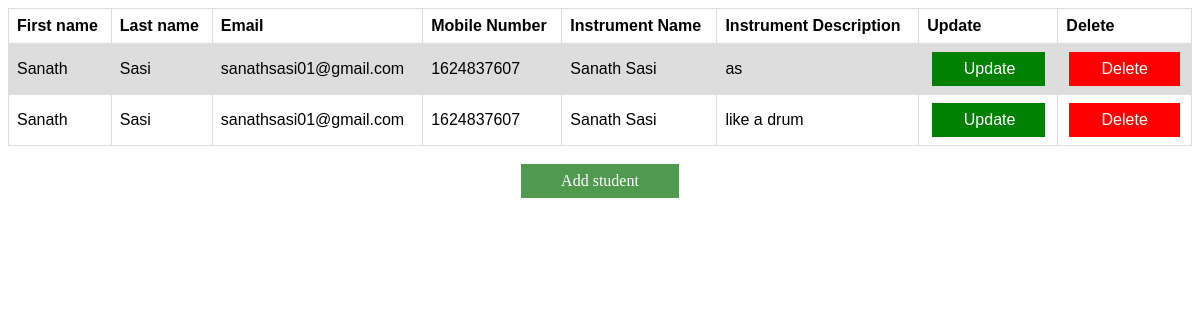
The page / on the database its author committed.
### Student/models.py (models this page shows)
class Students(models.Model):
    first_name = models.CharField(max_length=30)
    last_name = models.CharField(max_length=30)
    email = models.EmailField()
    mobile_no = models.IntegerField()
    created_at = models.DateTimeField(auto_now_add=True)
    updated_at = models.DateTimeField(auto_now=True)

class StudentInstruments(models.Model):
    student = models.OneToOneField(Students, on_delete=models.CASCADE, null=True, related_name='instruments', blank=True)
    name = models.CharField(max_length=50)
    description = models.CharField(max_length=100)
    created_at = models.DateTimeField(auto_now_add=True)
    updated_at = models.DateTimeField(auto_now=True)

### Student/views.py (the view)
# urls.py: path('', all_students, name='home'),
def all_students(request):
    students = Students.objects.all()
    context = {
        'students' : students
    }
    return render(request, 'index.html', context)

### templates/index.html (shortened to what this page needs)
<!DOCTYPE html>
<html lang="en">
<head>
</head>
<body>
    <table>
        <tr>
          <th>First name</th>
          <th>Last name</th>
          <th>Email</th>
          <th>Mobile Number</th>
          <th>Instrument Name</th>
          <th>Instrument Description</th>
          <th>Update</th>
          <th>Delete</th>
        </tr>
        {% for student in students %}
            <tr>
            <td>{{student.first_name}}</td>
            <td>{{student.last_name}}</td>
            <td>{{student.email}}</td>
            <td>{{student.mobile_no}}</td>
            <td>{{student.instruments.name}}</td>
            <td>{{student.instruments.description}}</td>
            <td><a href=" {% url 'update_student' student.id %} " class="btn update">Update</a></td>
            <td><a href=" {% url 'delete_student' student.id %} " class="btn delete">Delete</a></td>
            </tr>
        {% endfor %}
      </table>
    <br>
    <a href=" {% url 'add_student' %} " class="btn"> Add student </a>
</body>
</html>

### templates/index.html (style rules this page uses)
table { font-family: arial, sans-serif; border-collapse: collapse; width: 100%; }
td, th { border: 1px solid #dddddd; text-align: left; padding: 8px; }
tr:nth-child(even) { background-color: #dddddd; }
.btn { border: none; background-color: rgb(80, 154, 80); padding: 0.5rem 2rem; text-decoration: none; color: white; display: block; margin: auto; width: 8%; text-align: center; }
.update { width: 40%; background-color: green; }
.delete { width: 40%; background-color: red; }

### rows shown on the page
Students: first_name "Sanath", last_name "Sasi", email "sanathsasi01@gmail.com", mobile_no "1624837607", instruments.name "Sanath Sasi", instruments.description "as"
Students: first_name "Sanath", last_name "Sasi", email "sanathsasi01@gmail.com", mobile_no "1624837607", instruments.name "Sanath Sasi", instruments.description "like a drum"
